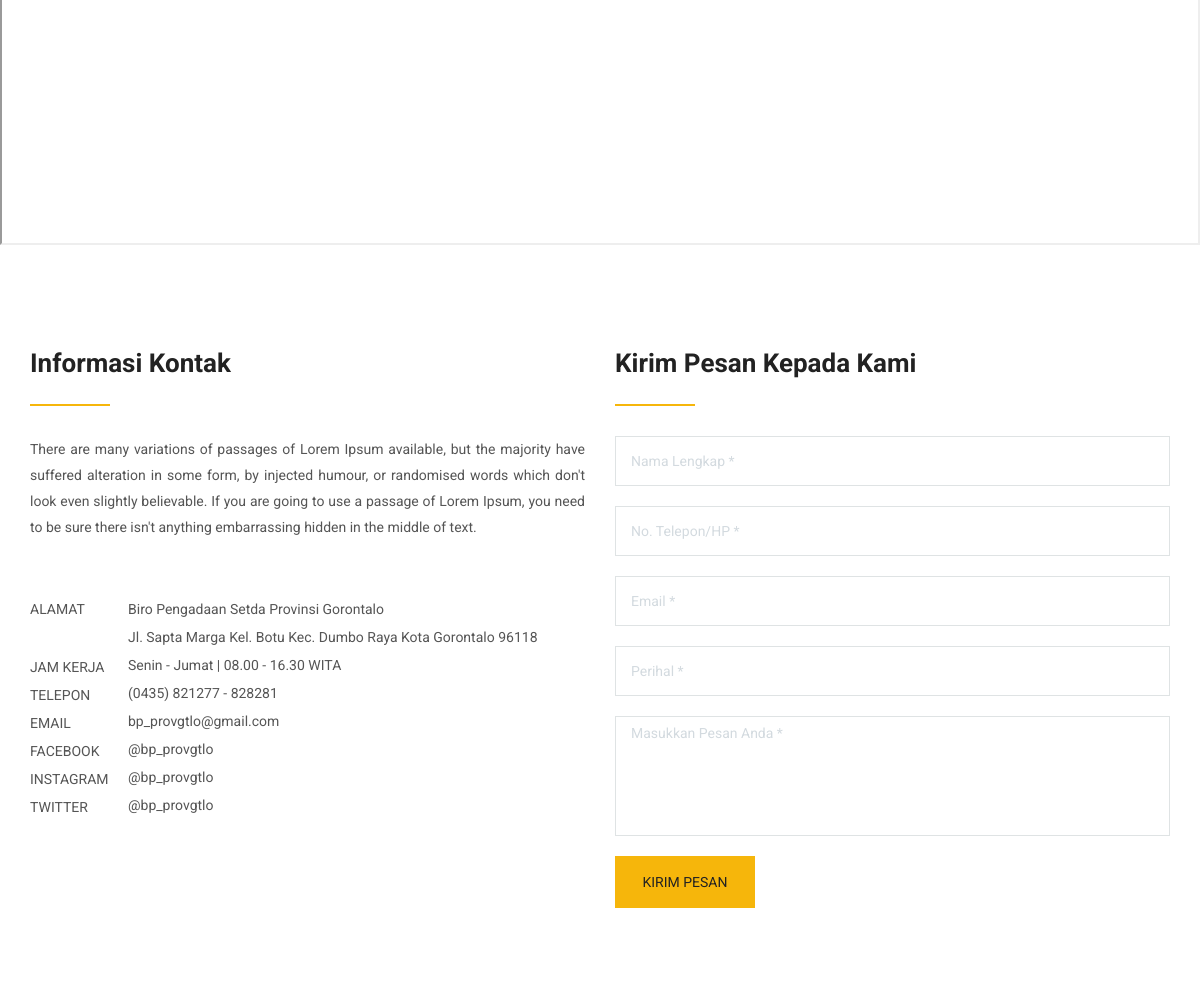
The page /index.php/kontak (middle part) on the database as committed earlier.
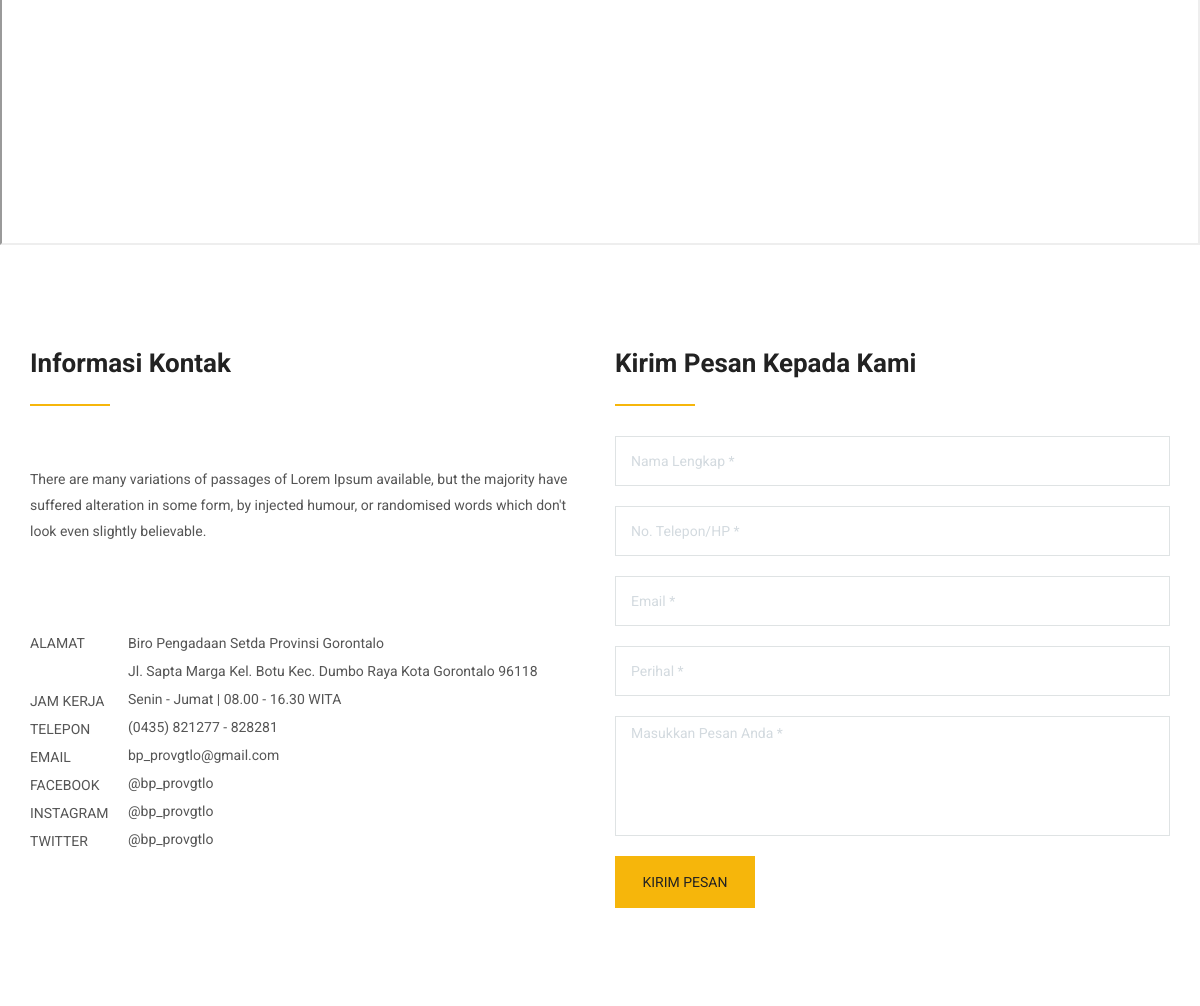
The same page on the database as committed later.
### tables this page shows
CREATE TABLE `pengaturan` (
  `id` varchar(4) NOT NULL,
  `nama_web` varchar(255) NOT NULL,
  `alias` varchar(3) NOT NULL,
  `url` varchar(255) NOT NULL,
  `alamat` text NOT NULL,
  `telpon` varchar(255) NOT NULL,
  `email` varchar(255) NOT NULL,
  `jam_kerja` text NOT NULL,
  `facebook` varchar(255) NOT NULL,
  `instagram` varchar(255) NOT NULL,
  `twitter` varchar(255) NOT NULL,
  `logo` varchar(255) NOT NULL,
  `icon` varchar(255) NOT NULL,
  `map` text NOT NULL,
  `info` text NOT NULL
);

### application/controllers/Kontak.php (called while the page is built, shortened)
<?php
class Kontak extends CI_Controller {
	public function index()
	{
		$data['pengaturan'] = $this->Admin_model->pengaturan();
		$data['menulanding'] = $this->Admin_model->menulanding();
		$this->form_validation->set_rules('nama', 'Nama Lengkap', 'required',[
			'required' => 'Nama Lengkap Harus Diisi!'
		]);
		$this->form_validation->set_rules('telpon', 'No. Telepon/HP', 'required',[
			'required' => 'No. Telepon/HP Harus Diisi!'
		]);
		$this->form_validation->set_rules('email', 'Email', 'required|valid_email',[
			'required' => 'Email Harus Diisi!',
			'valid_email' => 'Email Tidak Valid!'
		]);
		$this->form_validation->set_rules('perihal', 'Perihal Pesan', 'required',[
			'required' => 'Perihal Pesan Harus Diisi!'
		]);
		$this->form_validation->set_rules('isi', 'Masukkan', 'required',[
			'required' => 'Masukkan Pesan Anda!'
		]);
		if ($this->form_validation->run() == FALSE){
			$data['judul'] = "Hubungi Kami";
			$this->load->view('template/landing/header', $data);
			$this->load->view('template/landing/navbar', $data);
			$this->load->view('landing/kontak', $data);
			$this->load->view('template/landing/footer', $data);
		}
	}
}

### index.php (called while the page is built, shortened)
<?php
require_once BASEPATH.'core/CodeIgniter.php';

### application/models/Admin_model.php (called while the page is built, shortened)
<?php
class Admin_model extends CI_Model {
	function pengaturan(){
		$this->db->where('id', 'atur');
		return $this->db->get('pengaturan')->row_array();
	}
    function menulanding($id_ml=null){
        if($id_ml==null){
            $this->db->select('*');
            $this->db->from('menu_landing');
            $this->db->order_by('id_ml', 'ASC');
            $this->db->where('status_ml', 1);
            return $this->db->get()->result_array();
        } else {
            $this->db->select('*');
            $this->db->from('menu_landing');
            $this->db->where('menu_landing.id_ml', $id_ml);
            return $this->db->get()->row_array();
        }
    }
}

### application/views/landing/kontak.php (the view, shortened to what this page needs)
<div class="contact_map">
    <iframe src="<?=$pengaturan['map'] ?>"></iframe>
</div>
<section class="all_contact_info">
    <div class="container">
        <div class="row contact_row">
            <div class="col-sm-6 contact_info">
                <h2>Informasi Kontak</h2>
                <p class="text-justify"><?=$pengaturan['info'] ?></p>
                <div class="location">
                    <div class="location_laft">
                        <a class="f_location" href="#">Alamat</a>
                        <a href="#">Jam Kerja</a>
                        <a href="#">Telepon</a>
                        <a href="#">Email</a>
                        <?php if($pengaturan['facebook']){ ?>
                            <a href="#">Facebook</a>
                        <?php } ?>
                        <?php if($pengaturan['instagram']){ ?>
                            <a href="#">Instagram</a>
                        <?php } ?>
                        <?php if($pengaturan['twitter']){ ?>
                            <a href="#">Twitter</a>
                        <?php } ?>
                    </div>
                    <div class="address">
                        <strong>
                            <a href="#"><?=$pengaturan['alamat'] ?></a>
                            <a href="#"><?=$pengaturan['jam_kerja'] ?></a>
                            <a href="#"><?=$pengaturan['telpon'] ?></a>
                            <a href="#"><?=$pengaturan['email'] ?></a>
                            <?php if($pengaturan['facebook']){ ?>
                                <a href="#">@<?=$pengaturan['facebook'] ?></a>
                            <?php } ?>
                            <?php if($pengaturan['instagram']){ ?>
                                <a href="#">@<?=$pengaturan['instagram'] ?></a>
                            <?php } ?>
                            <?php if($pengaturan['twitter']){ ?>
                                <a href="#">@<?=$pengaturan['twitter'] ?></a>
                            <?php } ?>
                        </strong>
                    </div>
                </div>
            </div>
            <div class="col-sm-6 contact_info send_message">
                <h2>Kirim Pesan Kepada Kami</h2>
                <form class="form-inline contact_box" action="<?=base_url('kontak') ?>" method="post">
                    <input type="text" class="form-control input_box" id="nama" name="nama" placeholder="Nama Lengkap *" value="<?=set_value('nama') ?>">
                    <input type="text" class="form-control input_box" id="telpon" name="telpon" placeholder="No. Telepon/HP *" value="<?=set_value('telpon') ?>">
                    <input type="text" class="form-control input_box" id="email" name="email" placeholder="Email *" value="<?=set_value('email') ?>">
                    <input type="text" class="form-control input_box" id="perihal" name="perihal" placeholder="Perihal *" value="<?=set_value('perihal') ?>">
                    <textarea class="form-control input_box" id="isi" name="isi" placeholder="Masukkan Pesan Anda *"><?=set_value('isi') ?></textarea>
                    <button type="submit" class="btn btn-default">Kirim Pesan</button>
                </form>
            </div>
        </div>
    </div>
</section>

Rows that differ between the two databases and show on the page:
changed pengaturan "Senin - Jumat | 08.00 - 16.30 WITA": info "…look even slightly believable. If you are going to use a passage of Lorem Ipsum, you need to be sure there isn't anything embarrassing hidden in the middle of text." → "…look even slightly believable."
